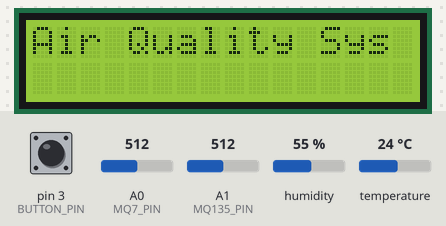
Simulated run of this sketch. Board: Arduino Uno, built with avr-gcc and run on an emulated ATmega328P. On the bench: 16×2 character LCD. The inputs (shaded band) are chosen by the test bench; at power-on: pin 3 (BUTTON_PIN) HIGH, A0 (MQ7_PIN) = 512, A1 (MQ135_PIN) = 512, humidity 55 %, temperature 24 °C. What the sketch prints to the serial monitor is not drawn.

Above: at 0.1 s.
At 3.2 s:
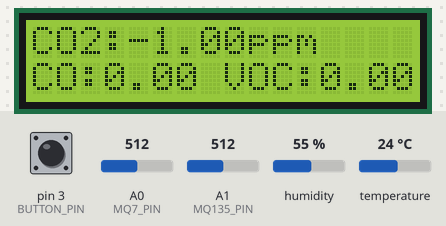
3.3 s: pin 3 (BUTTON_PIN) pulled LOW for 3 s
At 6.7 s:
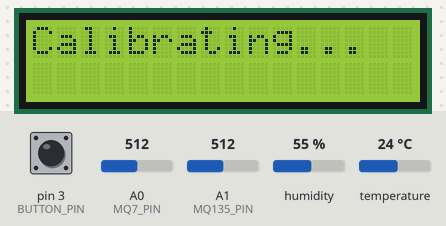
Timing chart, 0 to 8.2 s (numbered marks = the images above; inputs shaded):
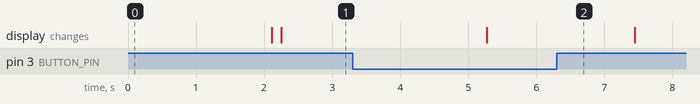

Measured:
- after the input at 3.3 s, the display: changes after 2.0 s (image 2)

The sketch:

sketch_may20a.ino
```cpp
#include <Wire.h>
#include <LiquidCrystal_I2C.h>
#include <DHT.h>
#include <SoftwareSerial.h>

// Initialize LCD (I2C address 0x27, 16 chars, 2 lines)
LiquidCrystal_I2C lcd(0x27, 16, 2);

// DHT11 setup
#define DHTPIN 2
#define DHTTYPE DHT11
DHT dht(DHTPIN, DHTTYPE);

// Sensors Pins
#define MQ7_PIN A0         // CO sensor
#define MQ135_PIN A1       // VOC sensor
#define BUTTON_PIN 3       // Button

// MH-Z19 setup for CO2
SoftwareSerial mySerial(10, 11); // RX, TX
const int MHZ19_ADDRESS = 0x00;  // Default address

// Variables
float temperature = 0.0;
float humidity = 0.0;
float co_ppm = 0.0;
float voc_ppm = 0.0;
float co2_ppm = 0.0;
bool buttonPressed = false;

void setup() {
  Serial.begin(9600);
  mySerial.begin(9600);
  lcd.init();
  lcd.backlight();

  pinMode(BUTTON_PIN, INPUT_PULLUP); // Button with internal pull-up

  lcd.setCursor(0, 0);
  lcd.print("Air Quality Sys");
  delay(2000);
  lcd.clear();
}

void loop() {
  // Read button state
  if (digitalRead(BUTTON_PIN) == LOW) {
    buttonPressed = true;
    lcd.clear();
    lcd.setCursor(0, 0);
    lcd.print("Calibrating...");
    delay(2000);
  }

  // Read DHT11
  humidity = dht.readHumidity();
  temperature = dht.readTemperature();

  if (isnan(humidity) || isnan(temperature)) {
    lcd.setCursor(0, 0);
    lcd.print("DHT Error");
  } else {
    // Read MQ-7 (CO)
    int mq7_value = analogRead(MQ7_PIN);
    co_ppm = mapAnalogToPPM(mq7_value, 'CO');

    // Read MQ-135 (VOC)
    int mq135_value = analogRead(MQ135_PIN);
    voc_ppm = mapAnalogToPPM(mq135_value, 'VOC');

    // Read MH-Z19 (CO2)
    co2_ppm = readCO2();

    // Display on LCD
    displayAirQuality();

    // Optional: Send data to Serial Monitor
    Serial.print("Temp: "); Serial.print(temperature); Serial.print("C ");
    Serial.print("Hum: "); Serial.print(humidity); Serial.println("%");
    Serial.print("CO: "); Serial.print(co_ppm); Serial.println(" ppm");
    Serial.print("VOC: "); Serial.print(voc_ppm); Serial.println(" ppm");
    Serial.print("CO2: "); Serial.print(co2_ppm); Serial.println(" ppm");
  }

  delay(3000); // Wait before next reading
}

// Function to map analog reading to PPM (simple calibration placeholder)
float mapAnalogToPPM(int analogValue, char sensorType) {
  // Placeholder mapping, calibration needed
  if (sensorType == 'CO') {
    return map(analogValue, 0, 1023, 0, 100); // 0-100 ppm
  } else if (sensorType == 'VOC') {
    return map(analogValue, 0, 1023, 0, 300); // 0-300 ppm
  }
  return 0;
}

// Function to read CO2 from MH-Z19
float readCO2() {
  byte cmd[9] = {0xFF, 0x01, 0x86, 0x00, 0x00, 0x00, 0x00, 0x00, 0x79};
  mySerial.write(cmd, 9);
  delay(100);

  if (mySerial.available()) {
    byte response[9];
    for (int i=0; i<9; i++) {
      response[i] = mySerial.read();
    }
    if (response[0] == 0xFF && response[1] == 0x86) {
      int high = response[2];
      int low = response[3];
      int ppm = (high << 8) + low;
      return ppm;
    }
  }
  return -1; // Error
}

// Function to display data on LCD
void displayAirQuality() {
  lcd.clear();
  lcd.setCursor(0, 0);
  lcd.print("CO2:");
  lcd.print(co2_ppm);
  lcd.print("ppm");
  lcd.setCursor(0, 1);
  lcd.print("CO:");
  lcd.print(co_ppm);
  lcd.print(" VOC:");
  lcd.print(voc_ppm);
  lcd.print("ppm");
}
```
